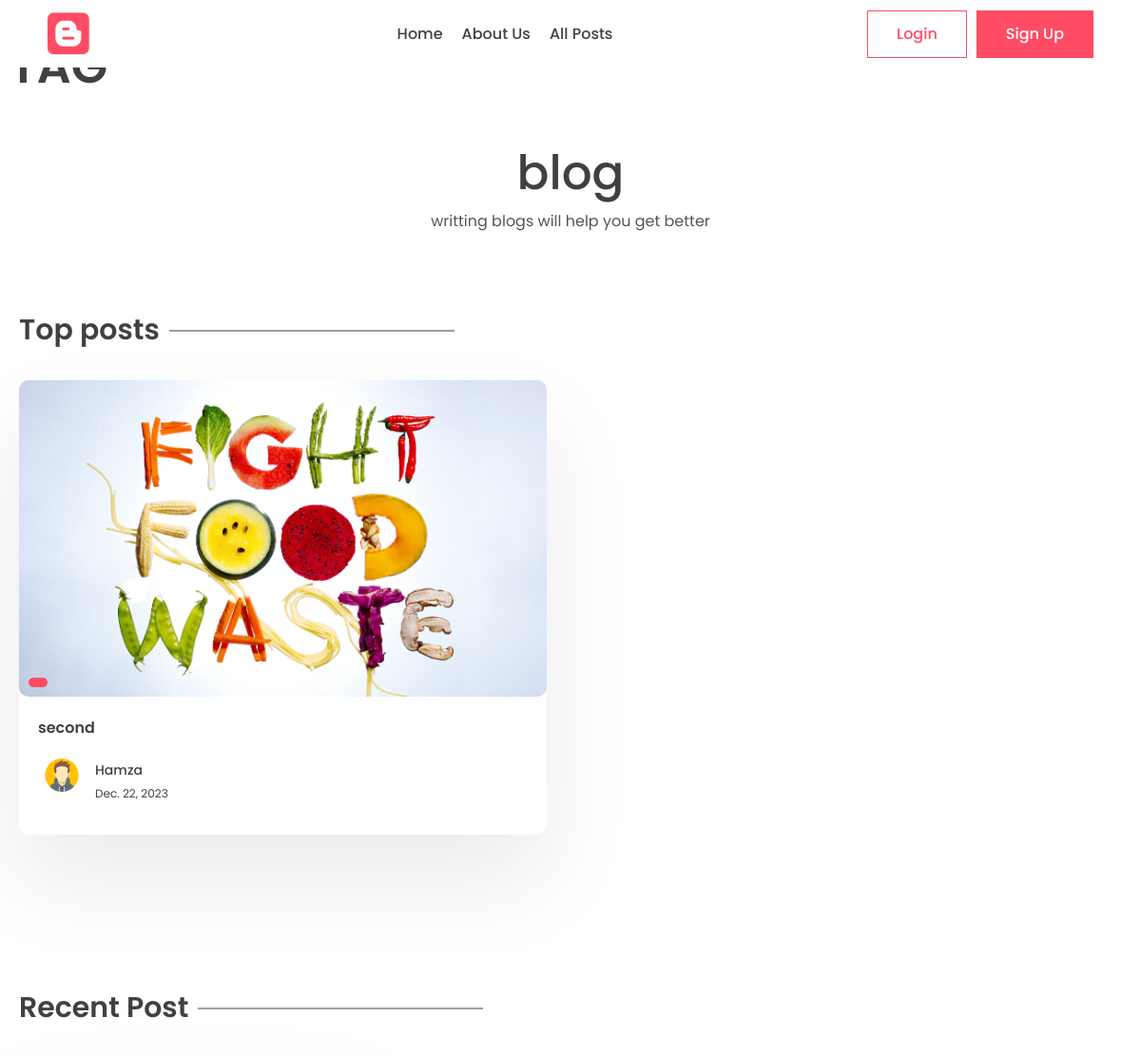
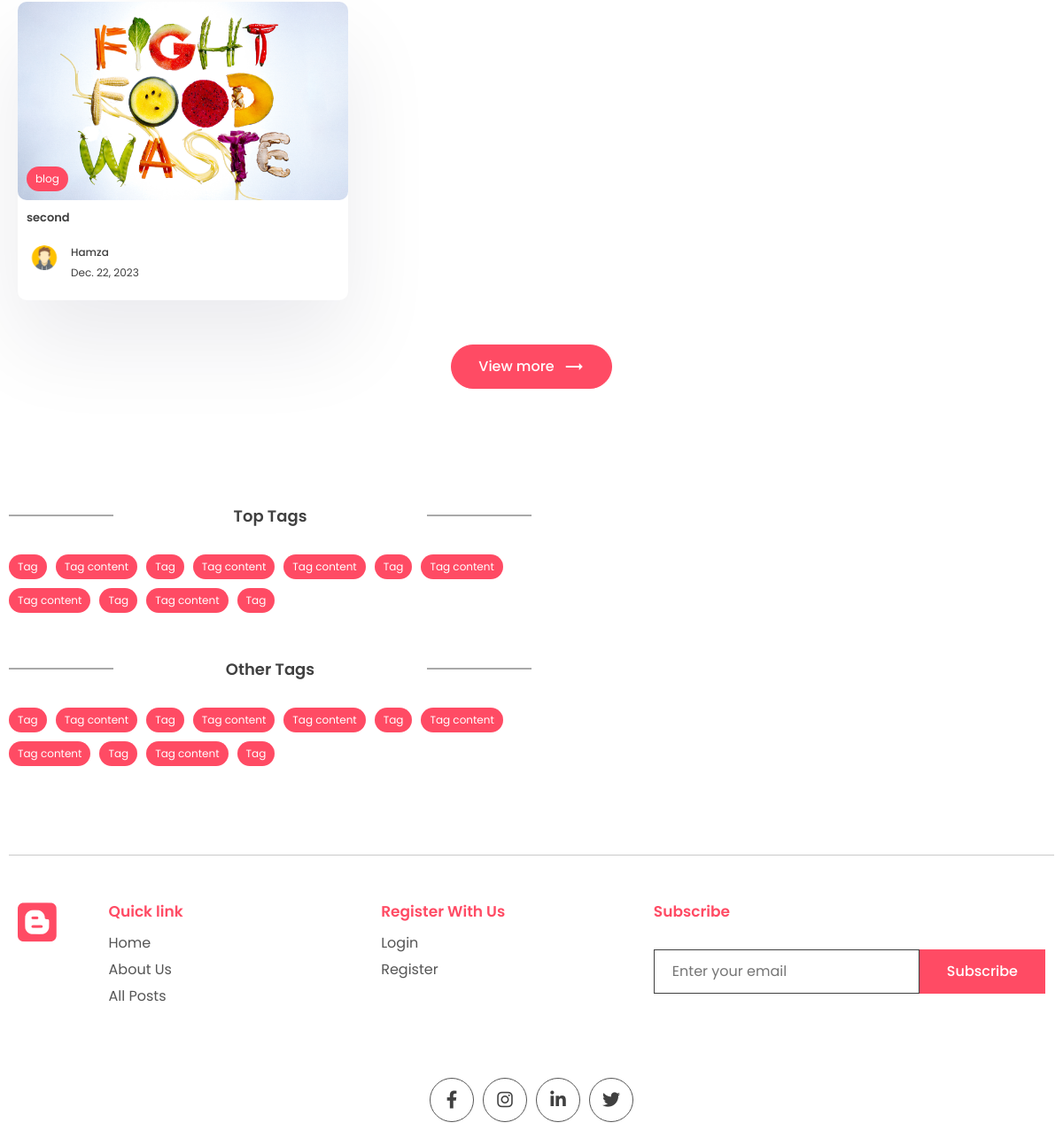
/tag/blog, run on the app's committed database (2 pictures, top to bottom).
### firstapp/models.py (models this page shows, shortened)
class Tag(models.Model):
    name = models.CharField(max_length = 100)
    description = models.CharField(max_length = 100)
    slug = models.SlugField(max_length=200, unique = True)

class Post(models.Model):
    title = models.CharField(max_length= 200)
    content = models.TextField()
    last_updated = models.DateTimeField(auto_now = True)
    slug = models.SlugField(max_length = 200, unique= True)
    image = models.ImageField(null=True, blank=True, upload_to="images/")
    tags = models.ManyToManyField(Tag, blank=True, related_name='post')
    view_count = models.IntegerField(null=True, blank=True)
    is_featured = models.BooleanField(default =False)
    author = models.ForeignKey(User, on_delete =models.CASCADE, null=True,blank=True)
    bookmarks = models.ManyToManyField(User,related_name='bookmarks', default=None, blank=True)
    likes = models.ManyToManyField(User,related_name='post_like', default=None, blank=True)

class Profile(models.Model):
    user = models.OneToOneField(User, on_delete=models.CASCADE)
    profile_image = models.ImageField(null=True, blank=True, upload_to="images/")
    slug = models.SlugField(max_length=200, unique=True)
    bio = models.CharField(max_length=200)

### firstapp/views.py (the view)
# urls.py: path('tag/<slug:slug>',views.tag_page,name='tag_page'),
def tag_page(request, slug):
    tag = Tag.objects.get(slug=slug)
    top_posts = Post.objects.filter(tags__in=[tag.id]).order_by('-view_count')[0:2]
    recent_posts = Post.objects.filter(tags__in=[tag.id]).order_by('-last_updated')[0:2]
    context = {'tag':tag, 'top_posts':top_posts, 'recent_posts':recent_posts }
    return render(request, 'firstapp/tag.html', context)

### firstapp/templates/firstapp/tag.html (shortened to what this page needs)
{% extends "base.html" %}
{% block content %}
      <div class="container">
        <div class="layout">
          <div class="left">
            <div class="page-top">
              <div class="top flex">
                <div class="page-name">
                  <a href="#" class="learn">
                  </a>
                  <h1>Tag</h1>
                </div>
              </div>
            </div>
            <center>
              <div class="typo">
                <h1 class="title">{{tag.name}}</h1>
                <p>
                  {{tag.description}}
                </p>
              </div>
            </center>
            <section class="sp">
              <div class="container">
                <h1 class="sec-title">Top posts</h1>
                <div class="grid-2 blog">
                  {% for post in top_posts %}
                  <a href="{% url 'post_page' post.slug %}">
                    <div class="card">
                      <div class="post-img">
                        <img src="{{post.image.url}}" alt="" />
                        <div class="tag">{{post.tag.all.0.name}}</div>
                      </div>
                      <div class="card-content">
                        <h3>
                          {{post.title}}
                        </h3>
                        <div class="author">
                          <div class="profile-pic">
                            <img src="{{post.author.profile.profile_image.url}}" alt="" />
                          </div>
                          <div class="details">
                            <p>{{post.author.first_name}}</p>
                            <small>{{post.last_updated|date}}</small>
                          </div>
                        </div>
                      </div>
                    </div>
                  </a>
                  {% endfor %}
                </div>
              </div>
            </section>
            <section class="sp">
              <div class="container">
                <h1 class="sec-title">Recent Post</h1>
                <div class="grid-3 blog-grid">
                  {% for post in recent_posts %}
                  <a href="{% url 'post_page' post.slug %}">
                    <div class="card">
                      <div class="post-img">
                        <img src="{{post.image.url}}" alt="" />
                        <div class="tag">{{post.tags.all.0.name}}</div>
                      </div>
                      <div class="card-content">
                        <h3>
                          {{post.title}}
                        </h3>
                        <div class="author">
                          <div class="profile-pic">
                            <img src="{{post.author.profile.profile_image.url}}" alt="" />
                          </div>
                          <div class="details">
                            <p>{{post.author.first_name}}</p>
                            <small>{{post.last_updated|date}}</small>
                          </div>
                        </div>
                      </div>
                    </div>
                  </a>
                  {% endfor %}
                </div>
                <center>
                  <button class="btn btn-primary rounded view">
                    View more
                    <span class="material-icons"> trending_flat </span>
                  </button>
                </center>
              </div>
            </section>
          <div class="right">
            <div class="block">
              <h2 class="title2">Top Tags</h2>
              <div class="blog-tags">
                <div class="tag">Tag</div>
                <div class="tag">Tag content</div>
                <div class="tag">Tag</div>
                <div class="tag">Tag content</div>
                <div class="tag">Tag content</div>
                <div class="tag">Tag</div>
                <div class="tag">Tag content</div>
                <div class="tag">Tag content</div>
                <div class="tag">Tag</div>
                <div class="tag">Tag content</div>
                <div class="tag">Tag</div>
              </div>
            </div>
            <div class="block">
              <h2 class="title2">Other Tags</h2>
              <div class="blog-tags">
                <div class="tag">Tag</div>
                <div class="tag">Tag content</div>
                <div class="tag">Tag</div>
                <div class="tag">Tag content</div>
                <div class="tag">Tag content</div>
                <div class="tag">Tag</div>
                <div class="tag">Tag content</div>
                <div class="tag">Tag content</div>
                <div class="tag">Tag</div>
                <div class="tag">Tag content</div>
                <div class="tag">Tag</div>
              </div>
            </div>
          </div>
        </div>
      </div>
{% endblock content %}

### firstapp/static/app/style.css (style rules this page uses)
* { margin: 0; padding: 0; box-sizing: border-box; text-decoration: none; border: none; outline: none; list-style: none; font-family: "Poppins", sans-serif; color: var(--black); }
:root { --red: #ff4b64; --black: #404040; --des: #555555; --shadow: #ffffff1a 0px 1px 1px 0px inset, #32325d40 0px 50px 100px -20px, #0000004d 0px 30px 60px -30px; --shadow2: rgba(17, 12, 46, 0.084) 0px 48px 100px 0px; }
html { font-size: 62.5%; }
[class*="grid"] { display: grid; }
img { width: 100%; }
.container { max-width: 1220px; margin: auto; padding: 0 10px; }
p, a { font-size: 1.6rem; color: var(--des); }
.btn { cursor: pointer; height: 5rem; padding: 0 3rem; font-size: 1.6rem; font-weight: 500; border: 1px solid var(--red); display: flex; align-items: center; justify-content: center; gap: 1rem; }
.btn span { color: white; }
.btn-primary { background: var(--red); color: white; }
.rounded { border-radius: 5rem; }
.typo { width: 50%; margin-top: 5rem; }
.title { font-size: 5rem; font-weight: 500; }
.sp { padding: 8rem 0; }
.grid-2 { grid-template-columns: 1.3fr 1fr; align-items: center; }
.post-img { height: 40rem; width: 100%; overflow: hidden; border-radius: 1rem; }
.post-img img { height: 100%; object-fit: cover; object-position: center; }
.learn { display: flex; align-items: center; gap: 1rem; color: var(--red); margin-top: 2rem; }
.sec-title { font-size: 3rem; font-weight: 600; position: relative; width: fit-content; margin-bottom: 3rem; }
.sec-title::after { content: ""; position: absolute; right: -31rem; height: 1px; width: 30rem; background: var(--black); top: 50%; transform: translateY(-50%); }
.grid-3 { grid-template-columns: repeat(3, 1fr); gap: 5rem; }
.card { background: white; box-shadow: var(--shadow2); border-radius: 1rem; cursor: pointer; transition: 0.3s; }
.post-img { position: relative; }
.tag { position: absolute; bottom: 1rem; left: 1rem; background: var(--red); color: white; border-radius: 5rem; padding: 0.5rem 1rem; font-size: 1.2rem; }
.card-content { padding: 2rem; padding-bottom: 3rem; }
.card h3 { font-size: 1.6rem; font-weight: 600; }
.card .post-img { width: 100%; height: unset; aspect-ratio: 1/0.6; }
.author { display: flex; align-items: center; gap: 1rem; margin-top: 2rem; }
.profile-pic { width: 5rem; aspect-ratio: 1/1; border-radius: 50%; overflow: hidden; }
.author p { color: var(--black); font-weight: 500; font-size: 1.4rem; }
.author small { color: var(--black); font-size: 1.2rem; }
.view { margin-top: 5rem; }
.layout { display: flex; gap: 5rem; }
.left { width: 100%; height: 100%; }
.right { position: sticky; top: 70px; height: 100%; width: 50%; }
.page-name h1 { font-size: 5rem; text-transform: uppercase; font-weight: 600; line-height: 5rem; }
.flex { display: flex; align-items: flex-end; justify-content: space-between; }
.left .typo { width: 100%; }
.blog { grid-template-columns: 1fr 1fr; gap: 5rem; }
.title2 { position: relative; font-size: 1.8rem; text-align: center; font-weight: 600; margin-bottom: 3rem; }
.title2::before { content: ""; position: absolute; height: 1px; width: 20%; background: var(--des); left: 0; top: 50%; transform: translateY(-50%); }
.title2::after { content: ""; position: absolute; height: 1px; width: 20%; background: var(--des); right: 0; top: 50%; transform: translateY(-50%); }
.blog-grid { gap: 2rem; }
.blog-grid .card-content { padding: 1rem; padding-bottom: 2rem; }
.blog-grid .card h3 { font-size: 1.3rem; font-weight: 600; }
.blog-grid .profile-pic { width: 4rem; }
.blog-grid .author p { font-size: 1.2rem; }
.block { margin-top: 5rem; }
.blog-tags .tag { position: unset; width: fit-content; }
.blog-tags { display: flex; align-items: center; flex-wrap: wrap; gap: 1rem; margin-top: 3rem; }

### data on the page
Tag: name "blog", description "writting blogs will help you get better"
Post: image (picture), title "second", author.profile.profile_image (picture), author.first_name "Hamza", last_updated "Dec. 22, 2023", tags.all.0.name "blog"
